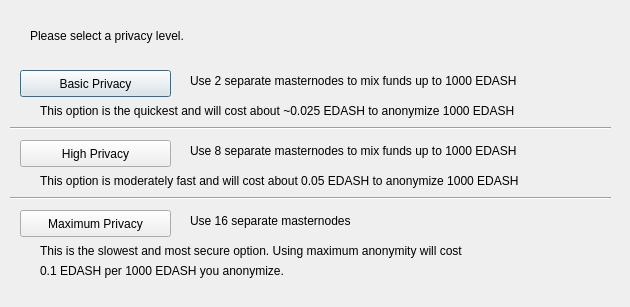
<?xml version="1.0" encoding="UTF-8"?>
<ui version="4.0">
 <class>DarksendConfig</class>
 <widget class="QDialog" name="DarksendConfig">
  <property name="geometry">
   <rect>
    <x>0</x>
    <y>0</y>
    <width>630</width>
    <height>307</height>
   </rect>
  </property>
  <property name="windowTitle">
   <string>Configure PrivateSend</string>
  </property>
  <widget class="QPushButton" name="buttonBasic">
   <property name="geometry">
    <rect>
     <x>20</x>
     <y>70</y>
     <width>151</width>
     <height>27</height>
    </rect>
   </property>
   <property name="text">
    <string>Basic Privacy</string>
   </property>
  </widget>
  <widget class="QPushButton" name="buttonHigh">
   <property name="geometry">
    <rect>
     <x>20</x>
     <y>140</y>
     <width>151</width>
     <height>27</height>
    </rect>
   </property>
   <property name="text">
    <string>High Privacy</string>
   </property>
  </widget>
  <widget class="QPushButton" name="buttonMax">
   <property name="geometry">
    <rect>
     <x>20</x>
     <y>210</y>
     <width>151</width>
     <height>27</height>
    </rect>
   </property>
   <property name="text">
    <string>Maximum Privacy</string>
   </property>
  </widget>
  <widget class="QLabel" name="label">
   <property name="geometry">
    <rect>
     <x>30</x>
     <y>20</y>
     <width>571</width>
     <height>31</height>
    </rect>
   </property>
   <property name="text">
    <string>Please select a privacy level.</string>
   </property>
  </widget>
  <widget class="QLabel" name="label_2">
   <property name="geometry">
    <rect>
     <x>190</x>
     <y>70</y>
     <width>421</width>
     <height>21</height>
    </rect>
   </property>
   <property name="text">
    <string>Use 2 separate masternodes to mix funds up to 1000 EDASH</string>
   </property>
  </widget>
  <widget class="QLabel" name="label_3">
   <property name="geometry">
    <rect>
     <x>190</x>
     <y>140</y>
     <width>411</width>
     <height>21</height>
    </rect>
   </property>
   <property name="text">
    <string>Use 8 separate masternodes to mix funds up to 1000 EDASH</string>
   </property>
  </widget>
  <widget class="QLabel" name="label_4">
   <property name="geometry">
    <rect>
     <x>190</x>
     <y>210</y>
     <width>421</width>
     <height>21</height>
    </rect>
   </property>
   <property name="text">
    <string>Use 16 separate masternodes</string>
   </property>
  </widget>
  <widget class="QLabel" name="label_6">
   <property name="geometry">
    <rect>
     <x>40</x>
     <y>100</y>
     <width>561</width>
     <height>21</height>
    </rect>
   </property>
   <property name="text">
    <string>This option is the quickest and will cost about ~0.025 EDASH to anonymize 1000 EDASH</string>
   </property>
  </widget>
  <widget class="QLabel" name="label_7">
   <property name="geometry">
    <rect>
     <x>40</x>
     <y>170</y>
     <width>561</width>
     <height>21</height>
    </rect>
   </property>
   <property name="text">
    <string>This option is moderately fast and will cost about 0.05 EDASH to anonymize 1000 EDASH</string>
   </property>
  </widget>
  <widget class="QLabel" name="label_8">
   <property name="geometry">
    <rect>
     <x>40</x>
     <y>240</y>
     <width>561</width>
     <height>21</height>
    </rect>
   </property>
   <property name="text">
    <string>This is the slowest and most secure option. Using maximum anonymity will cost</string>
   </property>
  </widget>
  <widget class="QLabel" name="label_9">
   <property name="geometry">
    <rect>
     <x>40</x>
     <y>260</y>
     <width>561</width>
     <height>21</height>
    </rect>
   </property>
   <property name="text">
    <string>0.1 EDASH per 1000 EDASH you anonymize.</string>
   </property>
  </widget>
  <widget class="Line" name="line">
   <property name="geometry">
    <rect>
     <x>10</x>
     <y>120</y>
     <width>601</width>
     <height>16</height>
    </rect>
   </property>
   <property name="orientation">
    <enum>Qt::Horizontal</enum>
   </property>
  </widget>
  <widget class="Line" name="line_2">
   <property name="geometry">
    <rect>
     <x>10</x>
     <y>190</y>
     <width>601</width>
     <height>16</height>
    </rect>
   </property>
   <property name="orientation">
    <enum>Qt::Horizontal</enum>
   </property>
  </widget>
 </widget>
 <resources/>
 <connections/>
</ui>
